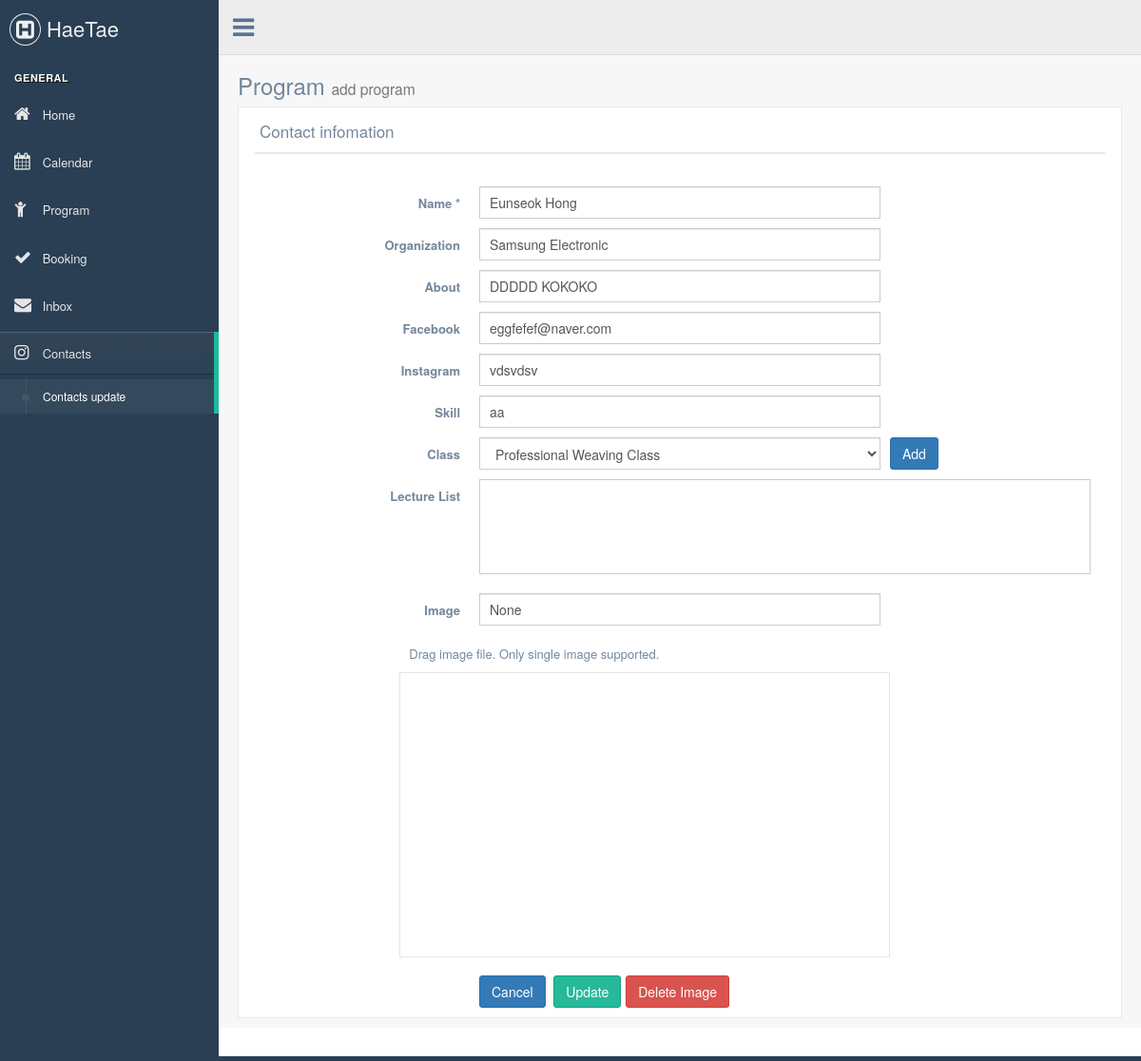
The page /admin/contacts_form.php?id=15 on the database its author committed.
### tables this page shows
CREATE TABLE `contact` (
  `pk` int(11) NOT NULL,
  `name` text NOT NULL,
  `org` text,
  `about` mediumtext,
  `facebook` text,
  `instagram` text,
  `image` text,
  `skill` text
);

CREATE TABLE `program` (
  `pk` int(11) NOT NULL,
  `title` text NOT NULL,
  `detail` longtext,
  `image` text,
  `duration` text,
  `cost` text,
  `start_date` text,
  `create_time` timestamp NOT NULL DEFAULT CURRENT_TIMESTAMP,
  `display` tinyint(4) NOT NULL DEFAULT '1',
  `class` int(11) NOT NULL DEFAULT '0'
);

### src/admin/contacts_form.php (the view, shortened to what this page needs)
<?php
$conn = mysqli_connect(
    'localhost',
    'root',
    'q1w2e3r4',
    'hmong');
$contact = array(
    'name' => '',
    'org' => '',
    'about' => '',
    'facebook' => '',
    'instagram' => '',
    'image' => '',
    'skill' => '');
if (isset($_GET['id'])) {
    $filtered_id = mysqli_real_escape_string($conn, $_GET['id']);
    $sql = "SELECT * FROM contact WHERE pk={$filtered_id}";
    $result = mysqli_query($conn, $sql);
    $row = mysqli_fetch_array($result);
    $contact['name'] = $row['name'];
    $contact['org'] = $row['org'];
    $contact['about'] = $row['about'];
    $contact['facebook'] = $row['facebook'];
    $contact['instagram'] = $row['instagram'];
    $contact['image'] = $row['image'];
    $contact['skill'] = $row['skill'];
}
$result = mysqli_query($conn,"SELECT * FROM program");
$project_list = '';
while ($row = mysqli_fetch_array($result)) {
    $project_list = $project_list."<option value='{$row["pk"]}'>{$row["title"]}</option>";
}
?>
<!DOCTYPE html>
<html lang="en">
<head>
    <link href="../vendors/bootstrap/dist/css/bootstrap.min.css" rel="stylesheet">
    <link href="../vendors/font-awesome/css/font-awesome.min.css" rel="stylesheet">
    <link href="../vendors/nprogress/nprogress.css" rel="stylesheet">
    <link href="../vendors/iCheck/skins/flat/green.css" rel="stylesheet">
    <link href="../vendors/dropzone/dist/min/dropzone.min.css" rel="stylesheet">
    <link href="../build/css/custom.min.css" rel="stylesheet">
</head>
<body class="nav-md">
<div class="container body">
    <div class="main_container">
        <?php include ("include/top_navigation.php"); ?>
        <div class="right_col" role="main">
            <div class="">
                <div class="page-title">
                    <div class="title_left">
                        <h3>Program <small>add program</small></h3>
                    </div>
                </div>
                <div class="clearfix"></div>
                <div class="row">
                    <div class="col-md-12 col-sm-12 col-xs-12">
                        <div class="x_panel">
                            <div class="x_title">
                                <h2>Contact infomation <small>Please fill in forms</small></h2>
                                <div class="clearfix"></div>
                            </div>
                            <div class="x_content">
                                <br/>
                                <form id="demo-form2" data-parsley-validate class="form-horizontal form-label-left"
                                      action="action/action_contact.php" method="POST">
                                    <div class="form-group">
                                        <label class="control-label col-md-3 col-sm-3 col-xs-12" for="name">Name <span
                                                    class="required">*</span>
                                        </label>
                                        <div class="col-md-6 col-sm-6 col-xs-12">
                                            <input type="text" id="name" required="required"
                                                   class="form-control col-md-7 col-xs-12" name="name" value="<?= $contact['name'] ?>" />
                                        </div>
                                    </div>
                                    <div class="form-group">
                                        <label for="org"
                                               class="control-label col-md-3 col-sm-3 col-xs-12">Organization</label>
                                        <div class="col-md-6 col-sm-6 col-xs-12">
                                            <input id="org" class="form-control col-md-7 col-xs-12" type="text"
                                                   name="org" value="<?= $contact['org'] ?>">
                                        </div>
                                    </div>
                                    <div class="form-group">
                                        <label for="about"
                                               class="control-label col-md-3 col-sm-3 col-xs-12">About</label>
                                        <div class="col-md-6 col-sm-6 col-xs-12">
                                            <input id="about" class="form-control col-md-7 col-xs-12" type="text"
                                                   name="about" value="<?= $contact['about'] ?>">
                                        </div>
                                    </div>
                                    <div class="form-group">
                                        <label for="facebook"
                                               class="control-label col-md-3 col-sm-3 col-xs-12">Facebook</label>
                                        <div class="col-md-6 col-sm-6 col-xs-12">
                                            <input id="facebook" class="form-control col-md-7 col-xs-12" type="text"
                                                   name="facebook" value="<?= $contact['facebook'] ?>" />
                                        </div>
                                    </div>
                                    <div class="form-group">
                                        <label for="instagram" class="control-label col-md-3 col-sm-3 col-xs-12">Instagram</label>
                                        <div class="col-md-6 col-sm-6 col-xs-12">
                                            <input id="instagram" class="form-control col-md-7 col-xs-12" type="text"
                                                   name="instagram" value="<?= $contact['instagram'] ?>" />
                                        </div>
                                    </div>
                                    <div class="form-group">
                                        <label for="skill" class="control-label col-md-3 col-sm-3 col-xs-12">Skill</label>
                                        <div class="col-md-6 col-sm-6 col-xs-12">
                                            <input id="skill" class="form-control col-md-7 col-xs-12" type="text"
                                                   name="skill" value="<?= $contact['skill'] ?>" />
                                        </div>
                                    </div>
                                    <div class="form-group">
                                        <label for="class"
                                               class="control-label col-md-3 col-sm-3 col-xs-12">Class</label>
                                        <div class="col-md-6 col-sm-6 col-xs-12">
                                            <select id="class" class="form-control">
                                                <?= $project_list ?>
                                            </select>
                                        </div>
                                        <button type="button" id="class_add" class="btn btn-primary">Add</button>
                                    </div>
                                    <div class="control-group">
                                        <label class="control-label col-md-3 col-sm-3 col-xs-12">Lecture List</label>
                                        <div class="col-md-9 col-sm-9 col-xs-12">
                                        </div>
                                    </div>
                                    <div class="form-group">
                                        <label for="thumb"
                                               class="control-label col-md-3 col-sm-3 col-xs-12">Image</label>
                                        <div class="col-md-6 col-sm-6 col-xs-12" id="image_div">
                                            <?php
                                            if ($contact['image'] == '') {
                                                echo "<p class='form-control col-md-7 col-xs-12'>None</p>";
                                            } else {
                                                echo "<img src='uploads/{$contact['image']}' class='col-md-7 col-xs-12' />";
                                            }
                                            ?>
                                        </div>
                                    </div>
                                </form>
                                <div class="form-group">
                                    <p class="control-label col-md-5 col-sm-5 col-xs-12 col-md-offset-2">Drag image
                                        file. Only single image supported.</p>
                                    <form action="request/upload_image.php" enctype="multipart/form-data"
                                          class="col-md-7 col-xs-12 col-md-offset-2 dropzone" id="fileDropzone"></form>
                                </div>
                                <div class="form-group">
                                    <div class="col-md-6 col-sm-6 col-xs-12 col-md-offset-3">
                                        <br/>
                                        <button class="btn btn-primary" type="button"
                                                onclick="location.href='contacts.php'">Cancel
                                        </button>
                                        <?php
                                        if (isset($_GET['id'])) {
                                            echo '<button type="submit" class="btn btn-success">Update</button>';
                                            echo '<button type="button" class="btn btn-danger" id="delete_image">Delete Image</button>';
                                        } else {
                                            echo '<button type="button" class="btn btn-success">Submit</button>';
                                        }
                                        ?>
                                    </div>
                                </div>
                            </div>
                        </div>
                    </div>
                </div>
            </div>
        </div>
        <footer>
        </footer>
    </div>
</div>
</body>
</html>

### rows shown on the page
contact: name "Eunseok Hong", org "Samsung Electronic", about "DDDDD KOKOKO", facebook "eggfefef@naver.com", instagram "vdsvdsv", skill "aa"
program: title "Professional Weaving Class"
